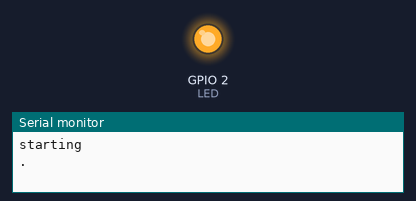
Simulated run of this program. Board: ESP32. Shown: output pins drawn as LEDs (lit = HIGH), the last lines printed to the serial monitor. WiFi joins after 1.5 s; servers stay silent unless stated.

Above: at 0.1 s.
At 1.1 s:
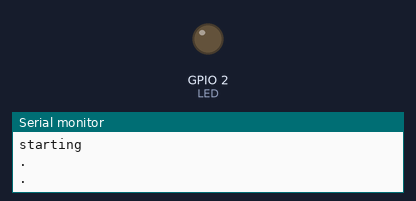
Timing chart, 0 to 3.5 s (numbered marks = the images above):
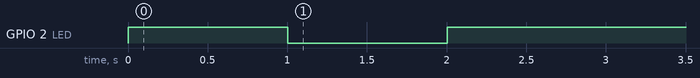

The program:

main.cpp
```cpp
#include <Arduino.h>
#include <WiFi.h>

#define WIFI_SSID "SANDRA"
#define WIFI_PASSWORD "40302010"
#define LED 2

void setup() {
  Serial.begin(921600); // conexao com serial
  pinMode(LED, OUTPUT); // utilizando LED embutido

  WiFi.begin(WIFI_SSID, WIFI_PASSWORD); // conexao com internet

  Serial.println("starting");
}

bool isConnected = false;

void loop() {
  if (WiFi.status() == WL_CONNECTED && !isConnected){ // se tiver conseguido conectar
    Serial.println("Connected");
    Serial.print("IP Address: ");
    Serial.println(WiFi.localIP());
    digitalWrite(LED, HIGH);
    isConnected = true;
  }

  if(WiFi.status() != WL_CONNECTED){ // enquanto nao conectar
    Serial.println(".");
    digitalWrite(LED, !digitalRead(LED)); // comando para piscar led
    delay(1000);
    isConnected = false; // caso a conexao tenha caído
  }
}
```

Measured:
- by itself, GPIO 2 (LED): LOW → HIGH at 0.00 s, → LOW 1.0 s later, → HIGH 1.0 s later
